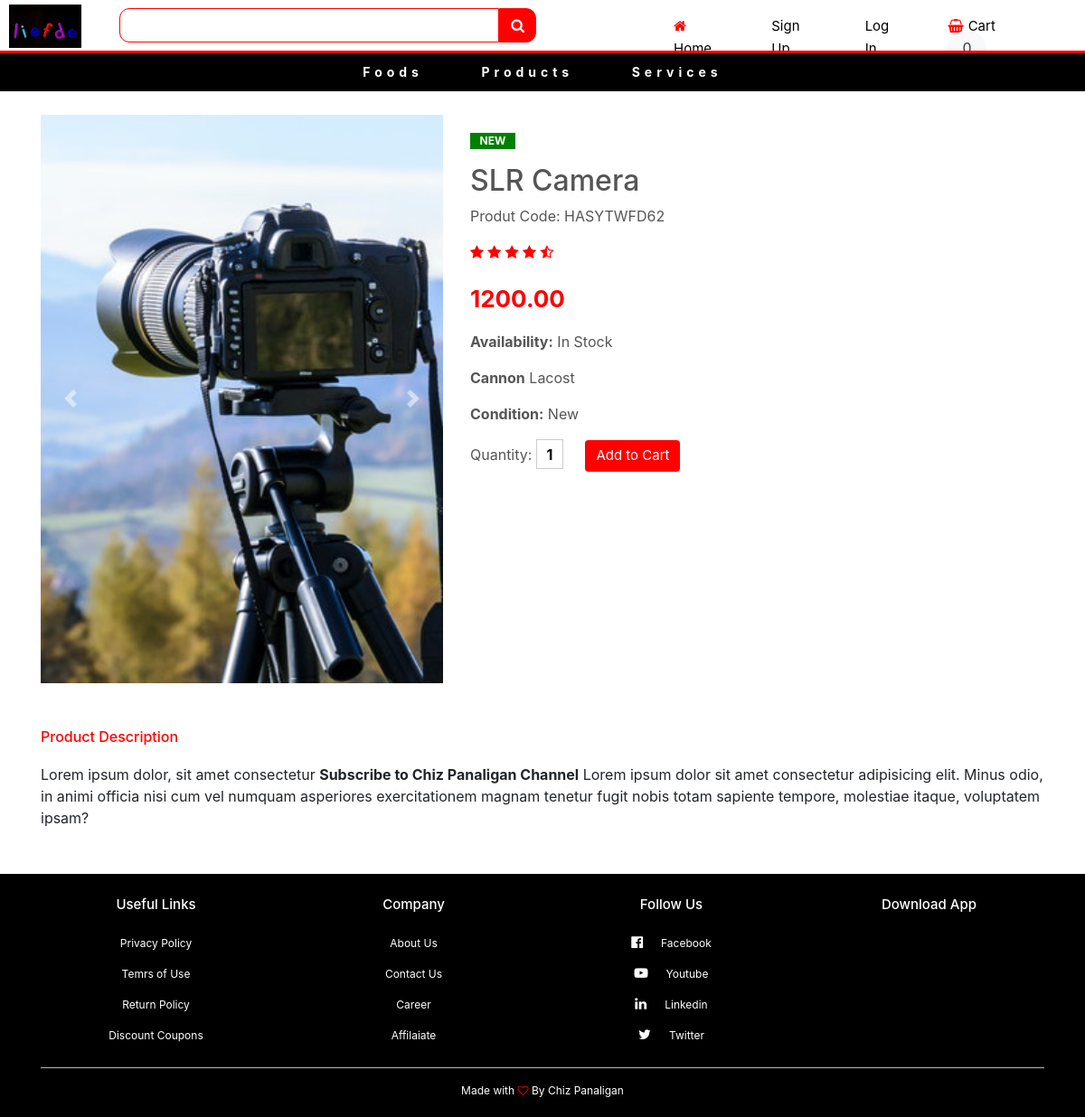
The page /product.php on the database its author committed.
### tables this page shows
CREATE TABLE `product` (
  `item_id` int(11) NOT NULL,
  `item_brand` varchar(200) NOT NULL,
  `item_name` varchar(255) NOT NULL,
  `item_price` double(10,2) NOT NULL,
  `item_image` varchar(255) NOT NULL,
  `item_register` datetime DEFAULT NULL
);

### functions.php (called while the page is built, shortened)
<?php
require ('database/Product.php');
$database = new DBController();
$db = $database->connect();
$product = new Product($db);
$shuffle_Product = $product->getData();

### database/Product.php (called while the page is built, shortened)
<?php
class Product {
    function __construct($db) {
        $this->con = $db;
    }
    public function getData($table = 'market.product') {
        $sql = "SELECT * FROM $table";
        $stmt = $this->con->prepare($sql);
        $stmt->execute();
        $resultArray = $stmt->fetchAll(PDO::FETCH_ASSOC);
        return $resultArray;
    }
}

### product.php (called while the page is built)
<?php
    include ('header.php');
?>
<?php
        include ('Template/_product.php');
?>
<?php
include ('footer.php');
?>

### Template/_product.php (the view, shortened to what this page needs)
<?php
$item_id = $_GET['item_id'] ?? 1;
    foreach($product->getData() as $item) :
        if($item['item_id'] == $item_id) :
?>
<section class="single-product">
        <div class="container">
            <div class="row">
                <div class="col-md-5">
                    <div id="product-slider" class="carousel slide carousel-fade" data-ride="carousel">
                        <div class="carousel-inner">
                        <div class="carousel-item active">
                            <img src="<?php echo $item['item_image'] ?? "./assets/products/1.jpg"; ?>" class="d-block w-100">
                        </div>
                        <a class="carousel-control-prev" href="#product-slider" role="button" data-slide="prev">
                            <span class="carousel-control-prev-icon" aria-hidden="true"></span>
                        </a>
                        <a class="carousel-control-next" href="#product-slider" role="button" data-slide="next">
                            <span class="carousel-control-next-icon" aria-hidden="true"></span>
                        </a>
                        </div>
                    </div>
                </div>
                <div class="col-md-7">
                    <p class="new-arrival text-center"> NEW</p>
                    <h2> <?php echo $item['item_name'] ?? 'Unknown'; ?> </h2>
                    <p>Produt Code: HASYTWFD62</p>
                    <i class="fa fa-star"></i>
                        <i class="fa fa-star"></i>
                        <i class="fa fa-star"></i>
                        <i class="fa fa-star"></i>
                        <i class="fa fa-star-half-o"></i>
                    <p class="price"><?php echo $item['item_price'] ?? 0; ?></p>
                    <p><b>Availability:</b> In Stock</p>
                    <p><b><?php echo $item['item_brand'] ?? 'Brand'; ?></b> Lacost</p>
                    <p><b>Condition:</b> New</p>
                    <label>Quantity: </label>
                    <input type="text" value="1">
                    <button type="button" class="btn btn-primary">Add to Cart</button>
                </div>
            </div>
        </div>
    </section>
    <section class="product-description">
        <div class="container">
            <h6>Product Description</h6>
            <p>Lorem ipsum dolor, sit amet consectetur <b>Subscribe to Chiz Panaligan Channel</b> Lorem ipsum dolor sit amet consectetur
                adipisicing elit. Minus odio, in animi officia nisi cum vel numquam asperiores exercitationem magnam
                 tenetur fugit nobis totam sapiente tempore, molestiae itaque, voluptatem ipsam?</p>
        </div>
    </section>
    <?php
    endif;
    endforeach;
    ?>

### style.css (style rules this page uses)
* { margin: 0; padding: 0; }
body { background: #f1f3f4; font-family: sans-serif; }
.single-product { margin-top: 70px; }
.new-arrival { background: green; width: 50px; color: #fff; font-size: 12px; font-weight: bold; margin-top: 20px; }
.col-md-7 { color: #555; }
.single-product .fa { color: #ff0000; }
.single-product .price { color: #ff0000; font-size: 26px; font-weight: bold; padding-top: 20px; }
.single-product input { border: 1px solid #ccc; font-weight: bold; height: 33px; text-align: center; width: 30px; }
.single-product .btn-primary { background: #ff0000; border: none; font-size: 15px; margin-left: 20px; box-shadow: none; color: #fff; }
.product-description h6 { margin-top: 50px; color: #ff0000; }
.product-description p { margin-top: 20px; }

### rows shown on the page
product: item_image (picture), item_name "SLR Camera", item_price "1200.00", item_brand "Cannon"

### other values the page prints
count($product->getData('market.cart')) "0"
